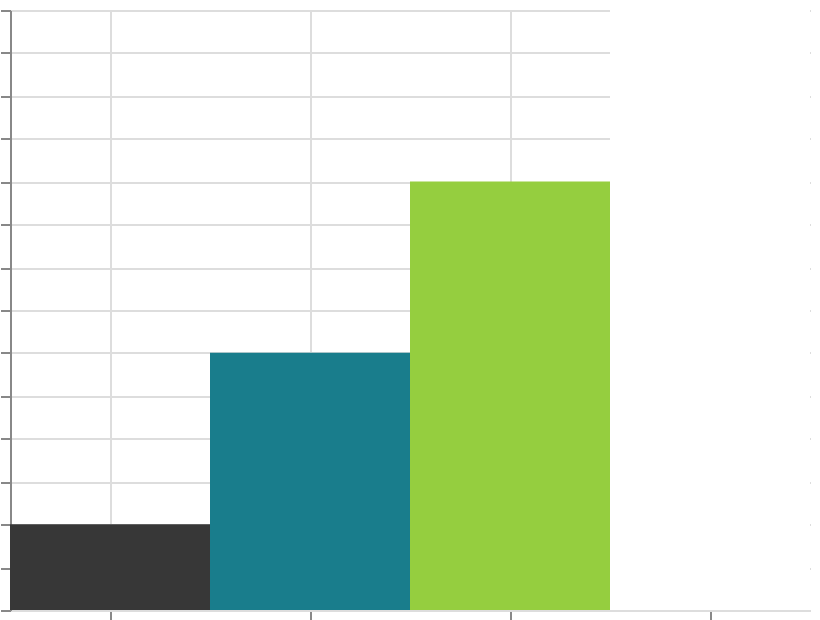

Write the Vega-Lite specification saved for this chart.
### Vega specification from a JSON file in a GitHub repository (floating-point values rounded to 4 significant figures)
{"$schema": "https://vega.github.io/schema/vega/v6.json", "width": 400, "height": 300, "padding": 5, "autosize": "none", "data": [{"name": "table", "values": [{"cat": "A", "val": 10}, {"cat": "B", "val": 30}, {"cat": "C", "val": 50}, {"cat": "D", "val": 70}]}], "scales": [{"name": "x", "type": "band", "domain": {"data": "table", "field": "cat", "sort": true}, "range": "width"}, {"name": "y", "type": "linear", "domain": {"data": "table", "field": "val"}, "range": [{"signal": "height"}, 0], "zero": true, "nice": true}, {"name": "color", "type": "linear", "domain": {"data": "table", "field": "val"}, "range": {"scheme": "darkmulti"}}], "marks": [{"type": "rect", "from": {"data": "table"}, "encode": {"update": {"x": {"scale": "x", "field": "cat"}, "width": {"scale": "x", "band": 1}, "y": {"scale": "y", "field": "val"}, "y2": {"scale": "y", "value": 0}, "fill": {"scale": "color", "field": "val"}}}}], "axes": [{"scale": "x", "orient": "bottom", "grid": true, "labels": false}, {"scale": "y", "orient": "left", "grid": true, "labels": false}], "legends": [{"fill": "color"}]}
